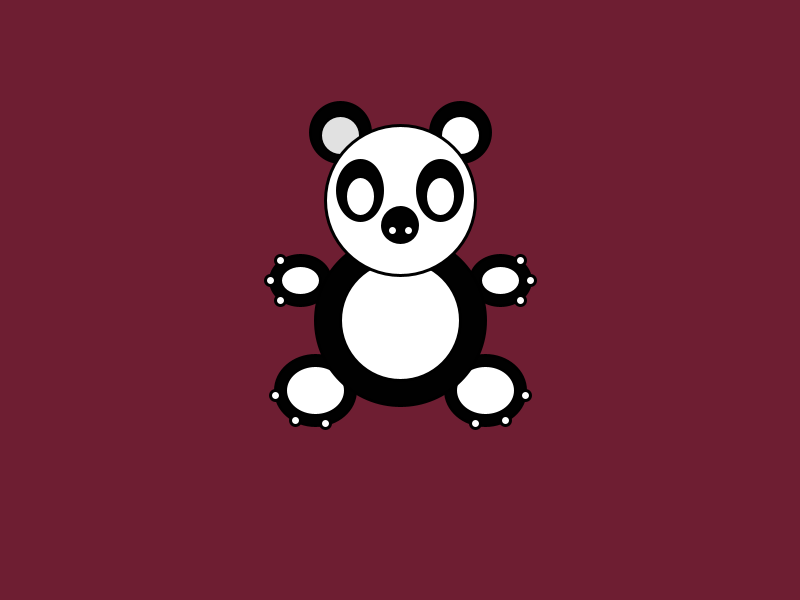
Frame 1 (no input)
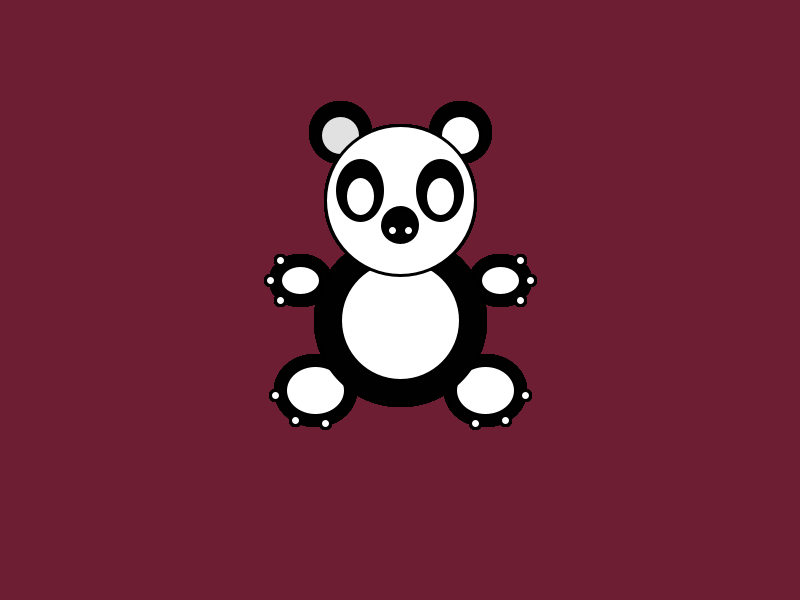
Frame 60 (the mouse pressed at the canvas centre just before this capture)
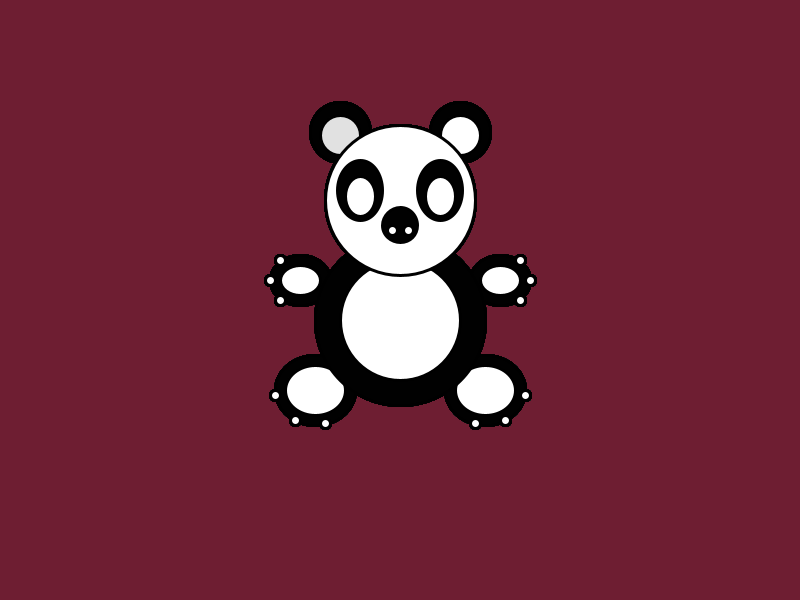
Frame 120 (the mouse held since frame 60 and released just before this capture)

The Processing sketch that drew these frames (run headless with seeded random() and noise(); from frame 60 on, the mouse is pressed at the canvas centre):

// Processing sketch: processing_158960
// ── processing_158960.pde

//int counter;

void setup() {  
  size(800, 600);
  background(110,30,50);  
  stroke(0);
  strokeWeight(3);
}

void draw(){
//ears
fill(1); 
ellipse(340,132,60,60);
fill(1); 
ellipse(460,132,60,60);
fill(225);
ellipse(340,135,40,40);
fill(255);
ellipse(460,135,40,40);

//arms
fill(1);
ellipse(300,280,60,50);
fill(1);
ellipse(500,280,60,50);
fill(255);
ellipse(300,280,40,30);
fill(255);
ellipse(500,280,40,30);
fill(255);
ellipse(270,280,10,10);
fill(255);
ellipse(530,280,10,10);
fill(255);
ellipse(280,260,10,10);
fill(255);
ellipse(520,260,10,10);
fill(255);
ellipse(280,300,10,10);
fill(255);
ellipse(520,300,10,10);

//legs
fill(1);
ellipse(315,390,80,70);
fill(1);
ellipse(485,390,80,70);
fill(255);
ellipse(315,390,60,50);
fill(255);
ellipse(485,390,60,50);

//toes
fill(255);
ellipse(325,423,10,10);
fill(255);
ellipse(475,423,10,10);
fill(255);
ellipse(295,420,10,10);
fill(255);
ellipse(505,420,10,10);
fill(255);
ellipse(275,395,10,10);
fill(255);
ellipse(525,395,10,10);

//stomache
fill(1);
ellipse(400,320,170,170);
fill(255);
ellipse(400,320,120,120);

//head
fill(255);
ellipse(400,200,150,150);

//eyes
fill(1);
ellipse(360,190,45,60);
fill(1);
ellipse(440,190,45,60);
fill(255);
ellipse(360,196,30,40);
fill(255);
ellipse(440,196,30,40);

//nose
fill(1);
ellipse(400,225,35,35);
fill(255);
ellipse(408,230,10,10);
fill(255);
ellipse(392,230,10,10);


}
